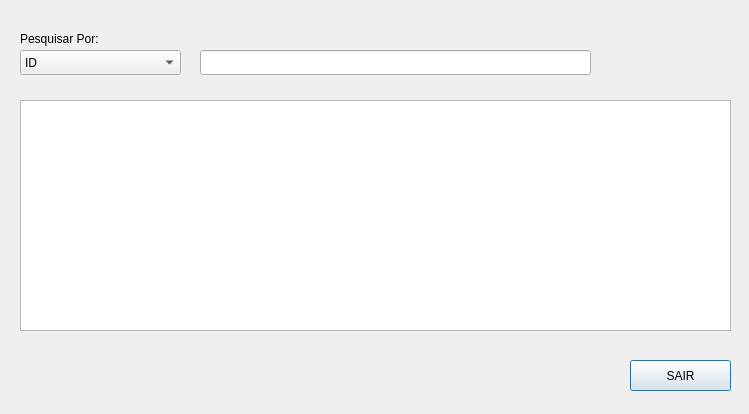
<?xml version="1.0" encoding="UTF-8"?>
<ui version="4.0">
 <class>BuscarAlunos</class>
 <widget class="QDialog" name="BuscarAlunos">
  <property name="geometry">
   <rect>
    <x>0</x>
    <y>0</y>
    <width>749</width>
    <height>414</height>
   </rect>
  </property>
  <property name="windowTitle">
   <string>..::     Buscar Alunos     ::..</string>
  </property>
  <widget class="QComboBox" name="cbPesquisarPor">
   <property name="geometry">
    <rect>
     <x>20</x>
     <y>50</y>
     <width>161</width>
     <height>25</height>
    </rect>
   </property>
   <item>
    <property name="text">
     <string>ID</string>
    </property>
   </item>
   <item>
    <property name="text">
     <string>Nome</string>
    </property>
   </item>
   <item>
    <property name="text">
     <string>Endereço</string>
    </property>
   </item>
   <item>
    <property name="text">
     <string>Telefone</string>
    </property>
   </item>
  </widget>
  <widget class="QLabel" name="lblPesquisarPor">
   <property name="geometry">
    <rect>
     <x>20</x>
     <y>30</y>
     <width>91</width>
     <height>17</height>
    </rect>
   </property>
   <property name="text">
    <string>Pesquisar Por:</string>
   </property>
  </widget>
  <widget class="QLineEdit" name="txtPesquisar">
   <property name="geometry">
    <rect>
     <x>200</x>
     <y>50</y>
     <width>391</width>
     <height>25</height>
    </rect>
   </property>
  </widget>
  <widget class="QTableView" name="tableAlunos">
   <property name="enabled">
    <bool>true</bool>
   </property>
   <property name="geometry">
    <rect>
     <x>20</x>
     <y>100</y>
     <width>711</width>
     <height>231</height>
    </rect>
   </property>
  </widget>
  <widget class="QPushButton" name="btnSair">
   <property name="geometry">
    <rect>
     <x>630</x>
     <y>360</y>
     <width>101</width>
     <height>31</height>
    </rect>
   </property>
   <property name="text">
    <string>SAIR</string>
   </property>
  </widget>
 </widget>
 <resources/>
 <connections/>
</ui>
